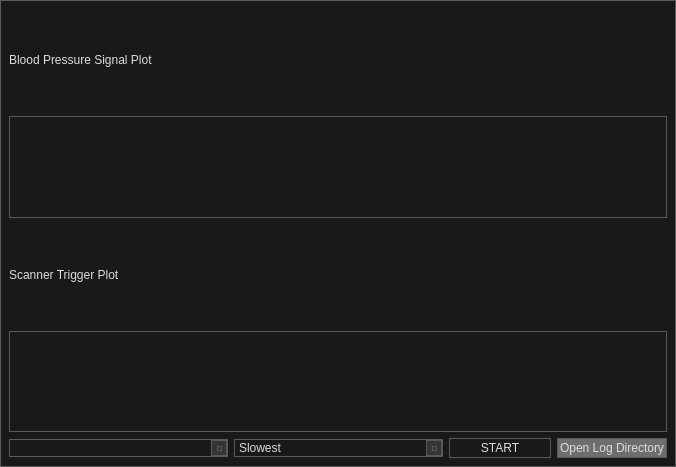
<?xml version="1.0" encoding="UTF-8"?>
<ui version="4.0">
 <author>Josh Bradshaw</author>
 <class>win_trigger</class>
 <widget class="QMainWindow" name="win_trigger">
  <property name="geometry">
   <rect>
    <x>0</x>
    <y>0</y>
    <width>676</width>
    <height>467</height>
   </rect>
  </property>
  <property name="windowTitle">
   <string>MainWindow</string>
  </property>
  <property name="autoFillBackground">
   <bool>false</bool>
  </property>
  <property name="styleSheet">
   <string notr="true">/*
	Copyright 2013 Emanuel Claesson

	Licensed under the Apache License, Version 2.0 (the &quot;License&quot;);
	you may not use this file except in compliance with the License.
	You may obtain a copy of the License at

		http://www.apache.org/licenses/LICENSE-2.0

	Unless required by applicable law or agreed to in writing, software
	distributed under the License is distributed on an &quot;AS IS&quot; BASIS,
	WITHOUT WARRANTIES OR CONDITIONS OF ANY KIND, either express or implied.
	See the License for the specific language governing permissions and
	limitations under the License.
*/

/*
	COLOR_DARK     = #191919
	COLOR_MEDIUM   = #353535
	COLOR_MEDLIGHT = #5A5A5A
	COLOR_LIGHT    = #DDDDDD
	COLOR_ACCENT   = #3D7848
*/

* {
	background: #191919;
	color: #DDDDDD;
	border: 1px solid #5A5A5A;
}

QWidget::item:selected {
	background: #3D7848;
}

QCheckBox, QRadioButton {
	border: none;
}

QRadioButton::indicator, QCheckBox::indicator {
	width: 13px;
	height: 13px;
}

QRadioButton::indicator::unchecked, QCheckBox::indicator::unchecked {
	border: 1px solid #5A5A5A;
	background: none;
}

QRadioButton::indicator:unchecked:hover, QCheckBox::indicator:unchecked:hover {
	border: 1px solid #DDDDDD;
}

QRadioButton::indicator::checked, QCheckBox::indicator::checked {
	border: 1px solid #5A5A5A;
	background: #5A5A5A;
}

QRadioButton::indicator:checked:hover, QCheckBox::indicator:checked:hover {
	border: 1px solid #DDDDDD;
	background: #DDDDDD;
}

QGroupBox {
	margin-top: 6px;
}

QGroupBox::title {
	top: -7px;
	left: 7px;
}

QScrollBar {
	border: 1px solid #5A5A5A;
	background: #191919;
}

QScrollBar:horizontal {
	height: 15px;
	margin: 0px 0px 0px 32px;
}

QScrollBar:vertical {
	width: 15px;
	margin: 32px 0px 0px 0px;
}

QScrollBar::handle {
	background: #353535;
	border: 1px solid #5A5A5A;
}

QScrollBar::handle:horizontal {
	border-width: 0px 1px 0px 1px;
}

QScrollBar::handle:vertical {
	border-width: 1px 0px 1px 0px;
}

QScrollBar::handle:horizontal {
	min-width: 20px;
}

QScrollBar::handle:vertical {
	min-height: 20px;
}

QScrollBar::add-line, QScrollBar::sub-line {
	background:#353535;
	border: 1px solid #5A5A5A;
	subcontrol-origin: margin;
}

QScrollBar::add-line {
	position: absolute;
}

QScrollBar::add-line:horizontal {
	width: 15px;
	subcontrol-position: left;
	left: 15px;
}

QScrollBar::add-line:vertical {
	height: 15px;
	subcontrol-position: top;
	top: 15px;
}

QScrollBar::sub-line:horizontal {
	width: 15px;
	subcontrol-position: top left;
}

QScrollBar::sub-line:vertical {
	height: 15px;
	subcontrol-position: top;
}

QScrollBar:left-arrow, QScrollBar::right-arrow, QScrollBar::up-arrow, QScrollBar::down-arrow {
	border: 1px solid #5A5A5A;
	width: 3px;
	height: 3px;
}

QScrollBar::add-page, QScrollBar::sub-page {
	background: none;
}

QAbstractButton:hover {
	background: #353535;
}

QAbstractButton:pressed {
	background: #353535;
}

QPushButton:pressed {
    background: #353535;
 }

QPushButton:hover {
    background: #191919;
}

QPushButton:checked {
    background: #6E6E6E;
 }

QAbstractItemView {
	show-decoration-selected: 1;
	selection-background-color: #3D7848;
	selection-color: #DDDDDD;
	alternate-background-color: #353535;
}

QHeaderView {
	border: 1px solid #5A5A5A;
}

QHeaderView::section {
	background: #191919;
	border: 1px solid #5A5A5A;
	padding: 4px;
}

QHeaderView::section:selected, QHeaderView::section::checked {
	background: #353535;
}

QTableView {
	gridline-color: #5A5A5A;
}

QTabBar {
	margin-left: 2px;
}

QwtPlot {
	padding: 4px;
}

QPushButton {
	padding: 2px;
}

QTabBar::tab {
	border-radius: 0px;
	padding: 4px;
	margin: 4px;
}

QTabBar::tab:selected {
	background: #353535;
}

QComboBox::down-arrow {
	border: 1px solid #5A5A5A;
	background: #353535;
}

QComboBox::drop-down {
	border: 1px solid #5A5A5A;
	background: #353535;
}

QComboBox::down-arrow {
	width: 3px;
	height: 3px;
	border: 1px solid #5A5A5A;
}

QAbstractSpinBox {
	padding-right: 15px;
}

QAbstractSpinBox::up-button, QAbstractSpinBox::down-button {
	border: 1px solid #5A5A5A;
	background: #353535;
	subcontrol-origin: border;
}

QAbstractSpinBox::up-arrow, QAbstractSpinBox::down-arrow {
	width: 3px;
	height: 3px;
	border: 1px solid #5A5A5A;
}

QSlider {
	border: none;
}

QSlider::groove:horizontal {
	height: 5px;
	margin: 4px 0px 4px 0px;
}

QSlider::groove:vertical {
	width: 5px;
	margin: 0px 4px 0px 4px;
}

QSlider::handle {
	border: 1px solid #5A5A5A;
	background: #353535;
}

QSlider::handle:horizontal {
	width: 15px;
	margin: -4px 0px -4px 0px;
}

QSlider::handle:vertical {
	height: 15px;
	margin: 0px -4px 0px -4px;
}

QSlider::add-page:vertical, QSlider::sub-page:horizontal {
	background: #3D7848;
}

QSlider::sub-page:vertical, QSlider::add-page:horizontal {
	background: #353535;
}

QLabel {
	border: none;
}

QProgressBar {
	text-align: center;
}

QProgressBar::chunk {
	width: 1px;
	background-color: #3D7848;
}

QMenu::separator {
	background: #353535;
}</string>
  </property>
  <widget class="QWidget" name="centralwidget">
   <layout class="QGridLayout" name="gridLayout">
    <item row="4" column="0" colspan="2">
     <widget class="QComboBox" name="serialPortSelector"/>
    </item>
    <item row="3" column="0" colspan="6">
     <widget class="QwtPlot" name="triggerPlot">
      <property name="maximumSize">
       <size>
        <width>16777215</width>
        <height>150</height>
       </size>
      </property>
     </widget>
    </item>
    <item row="4" column="5">
     <widget class="QPushButton" name="logDataButton">
      <property name="toolTip">
       <string>&lt;html&gt;&lt;head/&gt;&lt;body&gt;&lt;p&gt;If toggled on, log files will be created based on the triggering data.&lt;/p&gt;&lt;/body&gt;&lt;/html&gt;</string>
      </property>
      <property name="text">
       <string>Open Log Directory</string>
      </property>
      <property name="checkable">
       <bool>true</bool>
      </property>
      <property name="checked">
       <bool>true</bool>
      </property>
     </widget>
    </item>
    <item row="4" column="4">
     <widget class="QPushButton" name="startBtn">
      <property name="toolTip">
       <string>&lt;html&gt;&lt;head/&gt;&lt;body&gt;&lt;p&gt;Start plotting the trigger and sensor data&lt;/p&gt;&lt;/body&gt;&lt;/html&gt;</string>
      </property>
      <property name="text">
       <string>START</string>
      </property>
      <property name="checkable">
       <bool>true</bool>
      </property>
      <property name="checked">
       <bool>false</bool>
      </property>
     </widget>
    </item>
    <item row="4" column="2" colspan="2">
     <widget class="QComboBox" name="speedSelect">
      <item>
       <property name="text">
        <string>Slowest</string>
       </property>
      </item>
      <item>
       <property name="text">
        <string>Slow</string>
       </property>
      </item>
      <item>
       <property name="text">
        <string>Medium</string>
       </property>
      </item>
      <item>
       <property name="text">
        <string>Fast</string>
       </property>
      </item>
     </widget>
    </item>
    <item row="2" column="0">
     <widget class="QLabel" name="label_2">
      <property name="text">
       <string>Scanner Trigger Plot</string>
      </property>
     </widget>
    </item>
    <item row="1" column="0" colspan="6">
     <widget class="QwtPlot" name="bpPlot"/>
    </item>
    <item row="0" column="0" colspan="4">
     <widget class="QLabel" name="label">
      <property name="text">
       <string>Blood Pressure Signal Plot</string>
      </property>
     </widget>
    </item>
   </layout>
  </widget>
 </widget>
 <customwidgets>
  <customwidget>
   <class>QwtPlot</class>
   <extends>QFrame</extends>
   <header>qwt_plot.h</header>
  </customwidget>
 </customwidgets>
 <resources/>
 <connections/>
</ui>
